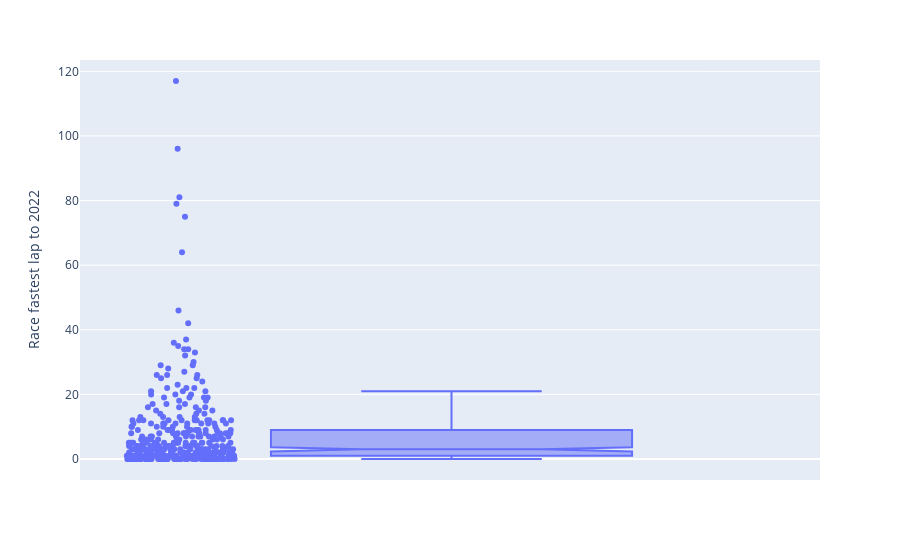

Notebook code cell kept with this figure:
### Code cell
fig = px.box(gp1, y="Race fastest lap to 2022", points="all",notched=True)
fig.show()

### Figure 1 — Plotly figure (JSON) as saved in the notebook; plotly's stock layout.template omitted (floating-point values rounded to 4 significant figures; data arrays with more than 128 entries replaced by an {"elided": "..."} marker saying what was removed)
{"data": [{"alignmentgroup": "True", "boxpoints": "all", "hovertemplate": "Race fastest lap to 2022=%{y}<extra></extra>", "legendgroup": "", "marker": {"color": "#636efa"}, "name": "", "notched": true, "offsetgroup": "", "orientation": "v", "showlegend": false, "type": "box", "x0": " ", "xaxis": "x", "y": {"elided": "368 int values"}, "y0": " ", "yaxis": "y"}], "layout": {"boxmode": "group", "legend": {"tracegroupgap": 0}, "margin": {"t": 60}, "xaxis": {"anchor": "y", "domain": [0, 1]}, "yaxis": {"anchor": "x", "domain": [0, 1], "title": {"text": "Race fastest lap to 2022"}}}}
